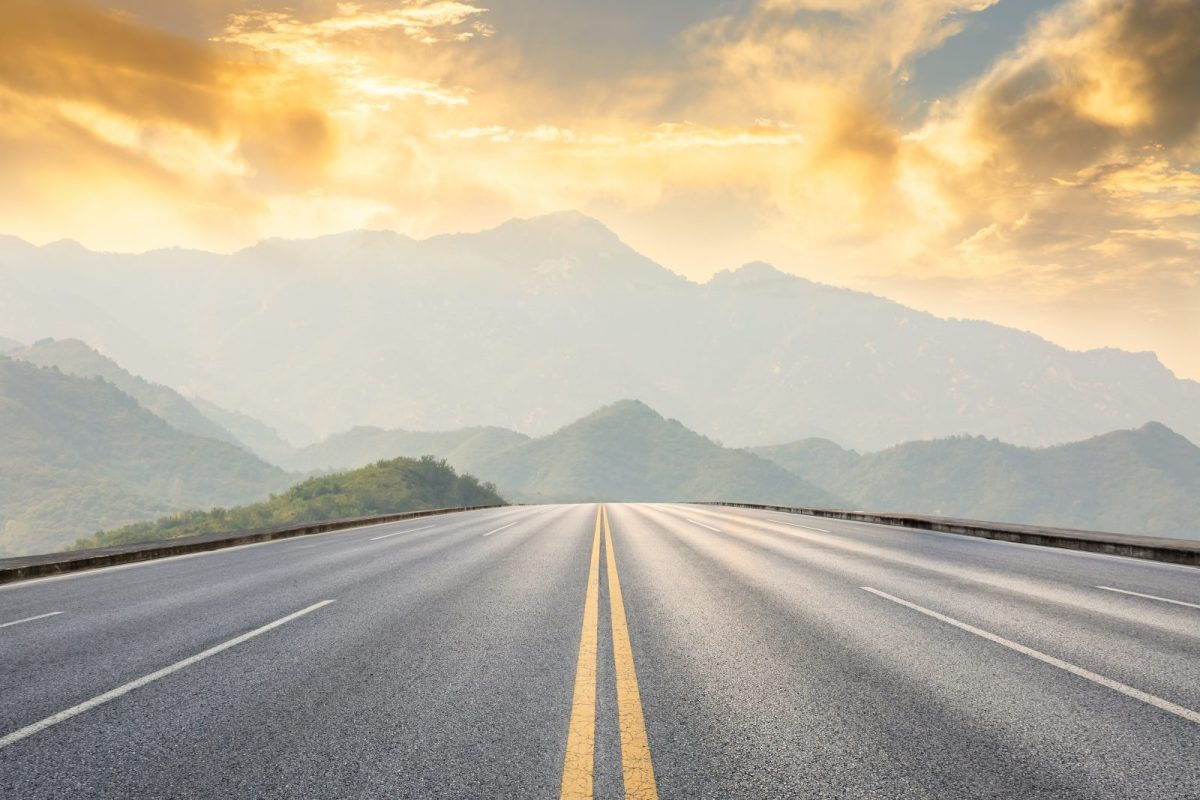
#> input picture thi_giac_may_tinh/buoi3/road.jpg, 1200 x 800 px
$ python hough_line.py
#> lines starting #> are read from the running program, lines starting #| are printed output that depends on the picture; after the words box and inside, x2 and y2 are one past the last pixel; in counts of white or black regions, pixels touching at a corner belong together
import cv2
import numpy as np
img = cv2.imread('road.jpg')
#> img is the input picture: shape (800, 1200, 3); mean B, G, R 156.2, 177.1, 188.7
gray = cv2.cvtColor(img, cv2.COLOR_BGR2GRAY)
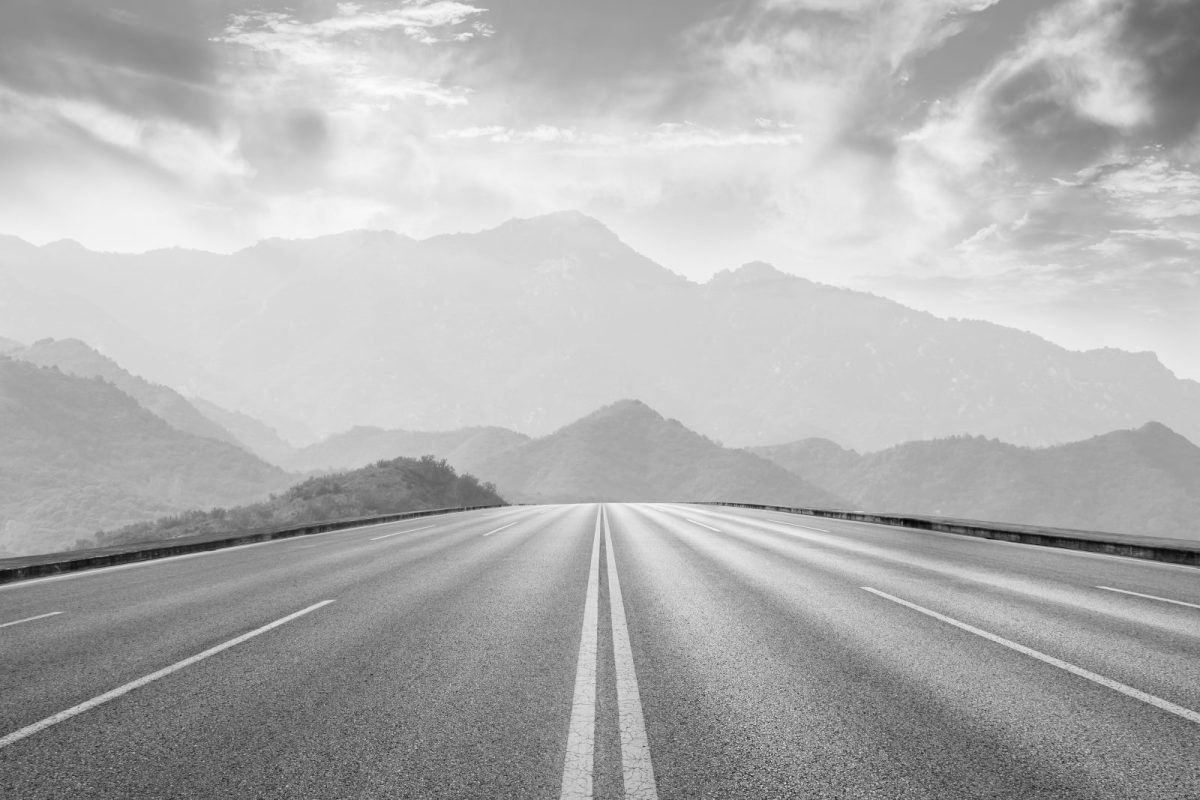
#> gray: shape (800, 1200); min 3, max 252, mean 178.2
edges = cv2.Canny(gray,50,150,apertureSize = 3)
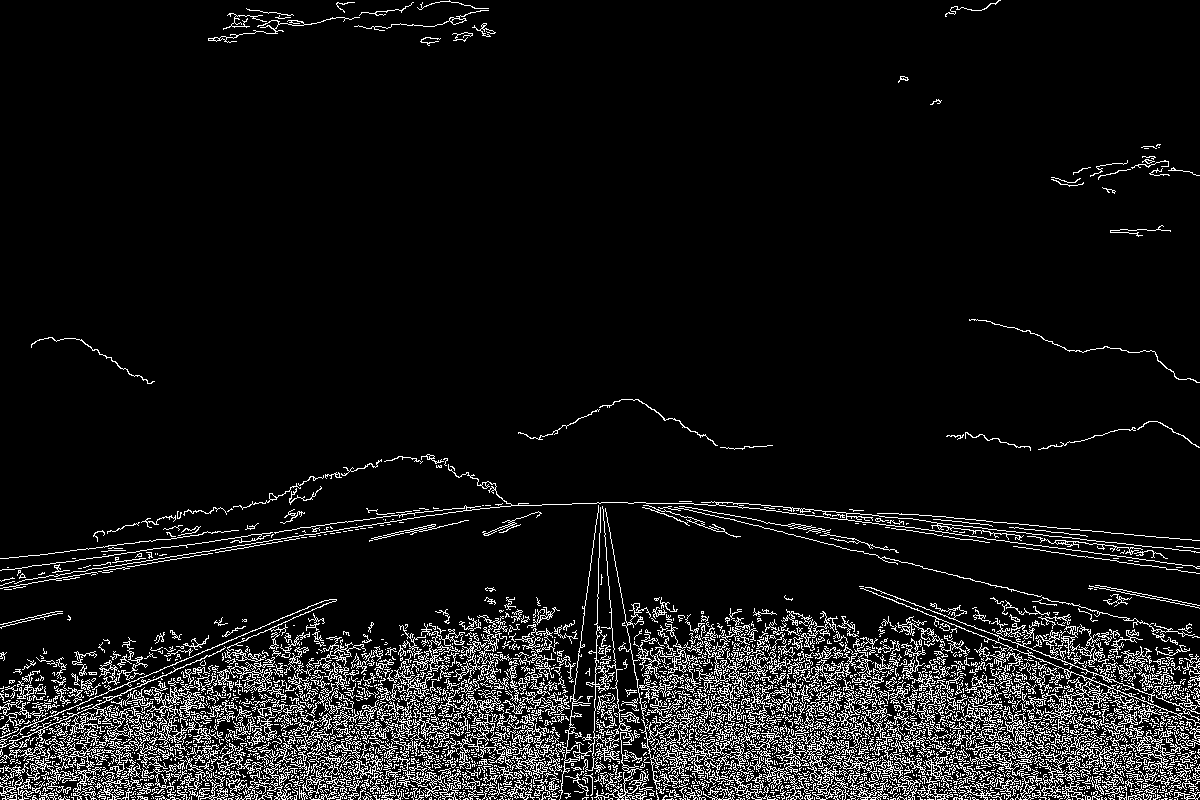
#> edges: shape (800, 1200); 8.5% white in thin lines or dots
edges_resize = cv2.resize(edges, (600,450))
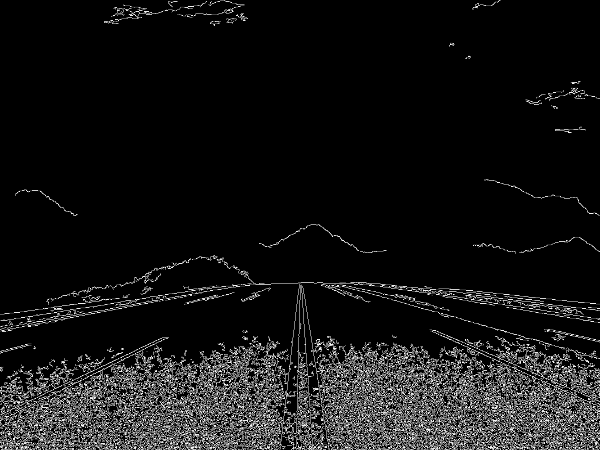
#> edges_resize: shape (450, 600); min 0, max 255, mean 21.5
cv2.imshow('edges', edges_resize)
lines = cv2.HoughLinesP(edges,1,np.pi/180,100,minLineLength=100,maxLineGap=10)
#> lines = 320 rows, first 6: [994, 704, 1131, 695], [5, 774, 631, 752], [412, 741, 908, 776], [422, 771, 1094, 736], [262, 715, 1032, 688], [656, 786, 1195, 786]
for line in lines:
    x1,y1,x2,y2 = line[0]
    cv2.line(img,(x1,y1),(x2,y2),(0,255,0),2)
#> this loop made 320 passes
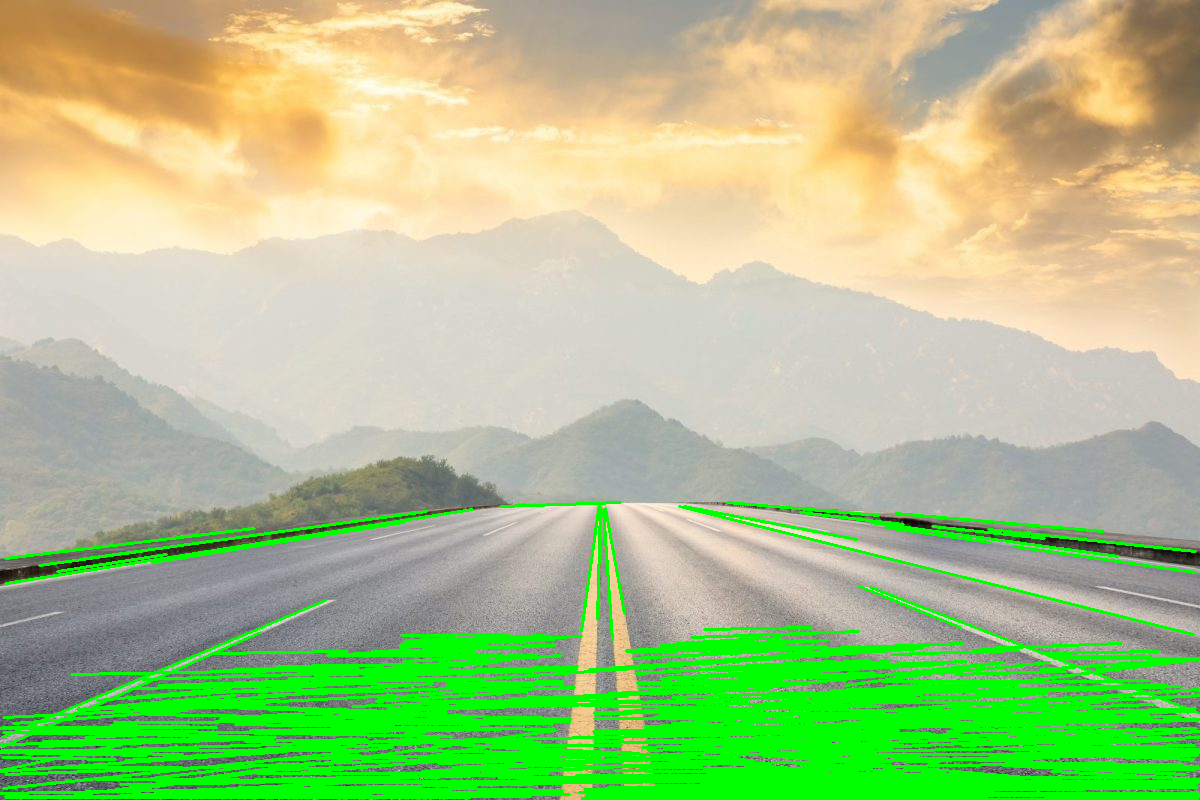
#> img: shape (800, 1200, 3); 14.97% of pixels changed, all inside (x1, y1, x2, y2) = (0, 501, 1200, 800)

img_resize=cv2.resize(img, (600,450))
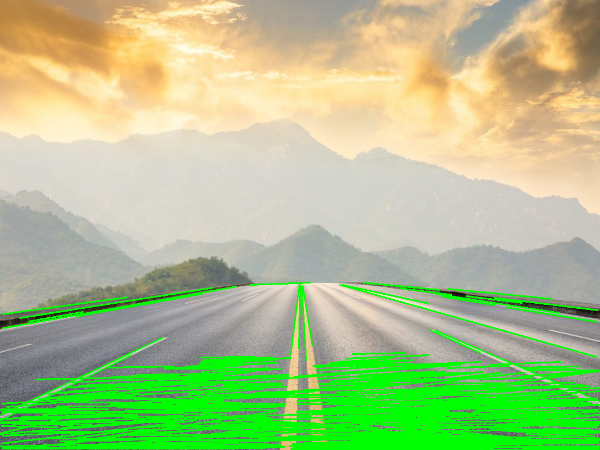
#> img_resize: shape (450, 600, 3); mean B, G, R 137.2, 196, 169.2
cv2.imshow('image', img_resize)
k = cv2.waitKey(0)
#> (key Esc is pressed here)
cv2.destroyAllWindows()
